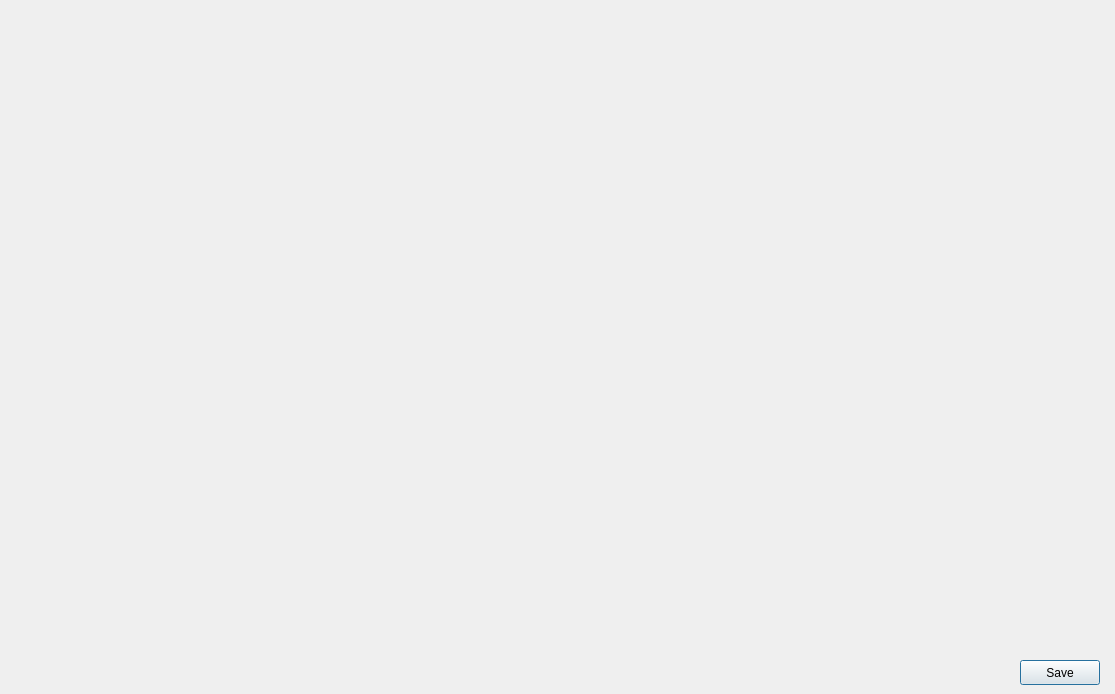
<?xml version="1.0" encoding="UTF-8"?>
<ui version="4.0">
 <class>powerLawDialog</class>
 <widget class="QDialog" name="powerLawDialog">
  <property name="geometry">
   <rect>
    <x>0</x>
    <y>0</y>
    <width>1115</width>
    <height>694</height>
   </rect>
  </property>
  <property name="windowTitle">
   <string>Results about the 2/3 power law</string>
  </property>
  <widget class="QPushButton" name="pushButton_save">
   <property name="geometry">
    <rect>
     <x>1020</x>
     <y>660</y>
     <width>80</width>
     <height>25</height>
    </rect>
   </property>
   <property name="text">
    <string>Save</string>
   </property>
  </widget>
  <widget class="QWidget" name="layoutWidget">
   <property name="geometry">
    <rect>
     <x>20</x>
     <y>30</y>
     <width>1081</width>
     <height>611</height>
    </rect>
   </property>
   <layout class="QVBoxLayout" name="verticalLayout">
    <item>
     <layout class="QHBoxLayout" name="horizontalLayout">
      <item>
       <widget class="QCustomPlot" name="plot_hand_pos" native="true"/>
      </item>
      <item>
       <widget class="QCustomPlot" name="plot_curvature" native="true"/>
      </item>
      <item>
       <widget class="QCustomPlot" name="plot_ang_vel" native="true"/>
      </item>
     </layout>
    </item>
    <item>
     <widget class="QCustomPlot" name="plot_23" native="true"/>
    </item>
   </layout>
  </widget>
 </widget>
 <customwidgets>
  <customwidget>
   <class>QCustomPlot</class>
   <extends>QWidget</extends>
   <header>qcustomplot.h</header>
   <container>1</container>
  </customwidget>
 </customwidgets>
 <resources/>
 <connections/>
</ui>
